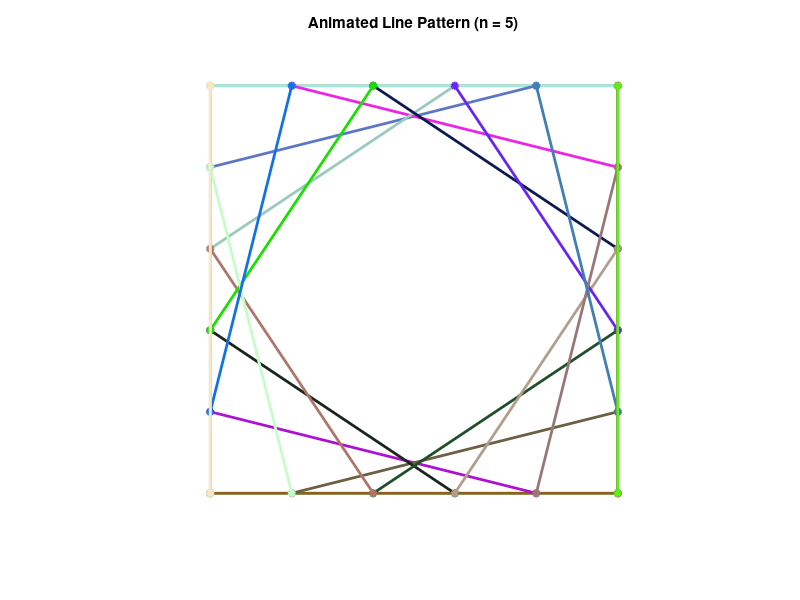

Reproduce this figure in MATLAB.
%% SQUARE_CORNER_LINES_DEMO
% This script draws animated lines connecting points along the edges of a
% unit square (from (0,0) to (1,1)). For each step i from 0 to n,
% it draws four lines:
%   1. Bottom-left corner to right edge (descending)
%   2. Left edge to top-right corner (ascending)
%   3. Bottom edge to top-left corner (ascending)
%   4. Top edge to bottom-right corner (descending)
% The result is a dynamic, colorful "curtain" pattern.
%
% Author: MATLAB User
% Date:   Current date

%% Clean Up
clc;                 % Clear Command Window
clear variables;     % Remove all variables from workspace
close all;           % Close any open figure windows

%% 1. User Input with Validation
% Number of divisions (n) determines how many lines are drawn.
% Must be a positive integer.
n = input('Please enter the number of divisions (positive integer): ');
if ~isscalar(n) || ~isnumeric(n) || n <= 0 || mod(n,1) ~= 0
    error('n must be a positive integer (e.g., 10, 20, 50).');
end

fprintf('\nDrawing pattern with %d divisions (total lines: %d).\n', n, 4*(n+1));

%% 2. Set Up the Figure
fig = figure('Name', 'Square Corner Lines Demo', 'NumberTitle', 'off');
hold on;
axis([-0.1 1.1 -0.1 1.1]);   % Slight margin around the unit square
axis square;                  % Equal scaling for both axes
axis off;                     % Clean look – no axes labels
title(sprintf('Animated Line Pattern (n = %d)', n));

% Optional: draw the unit square boundary for reference
rectangle('Position', [0 0 1 1], 'EdgeColor', 'k', 'LineWidth', 1.5);

%% 3. Animation Option
animate = input('\nAnimate step by step? (y/n, default = y): ', 's');
use_pause = ~strcmpi(animate, 'n');   % Default to yes if not 'n'
if use_pause
    speed = input('Pause duration between frames (seconds, default = 0.1): ');
    if isempty(speed) || ~isnumeric(speed) || speed < 0
        speed = 0.1;
    end
    fprintf('Animating with %.2f sec pause...\n', speed);
else
    fprintf('Rendering final result directly (no animation).\n');
end

%% 4. Draw the Lines
% Loop over each division index i = 0, 1, ..., n
for i = 0:n
    % Parameter t: fraction from 0 to 1 as i increases.
    % t = 0 -> bottom/left edges; t = 1 -> top/right edges.
    t = i / n;
    
    % --- First family: from bottom-left corner (0,0) to right edge (1, t)
    % Line from (0,0) to (1, t) with descending y?
    % Actually original: plot([0, 1 - t], [t, 0]) 
    % That's from (0, t) to (1-t, 0). Let's keep original but comment.
    x1 = [0, 1 - t];
    y1 = [t, 0];
    plot(x1, y1, '-o', 'Color', rand(1,3), 'LineWidth', 2, ...
         'MarkerSize', 4, 'MarkerFaceColor', 'auto');
    
    % --- Second family: from left edge (t,0) to top-right corner (1,1)
    % Original: plot([t, 1], [0, t]) -> from (t,0) to (1, t)
    x2 = [t, 1];
    y2 = [0, t];
    plot(x2, y2, '-o', 'Color', rand(1,3), 'LineWidth', 2, ...
         'MarkerSize', 4, 'MarkerFaceColor', 'auto');
    
    % --- Third family: from bottom edge (0,t) to top-left corner (0,1)
    % Original: plot([0, 1 - t], [1 - t, 1]) -> from (0, 1-t) to (1-t, 1)
    x3 = [0, 1 - t];
    y3 = [1 - t, 1];
    plot(x3, y3, '-o', 'Color', rand(1,3), 'LineWidth', 2, ...
         'MarkerSize', 4, 'MarkerFaceColor', 'auto');
    
    % --- Fourth family: from top edge (1, t) to bottom-right corner (1,0)
    % Original: plot([1, t], [1 - t, 1]) -> from (1, 1-t) to (t, 1)
    x4 = [1, t];
    y4 = [1 - t, 1];
    plot(x4, y4, '-o', 'Color', rand(1,3), 'LineWidth', 2, ...
         'MarkerSize', 4, 'MarkerFaceColor', 'auto');
    
    % Animation: pause and force screen update
    if use_pause
        pause(speed);
        drawnow;
    end
end

%% 5. Final Touches
hold off;
fprintf('Done! The pattern shows lines connecting points on the square edges.\n');
